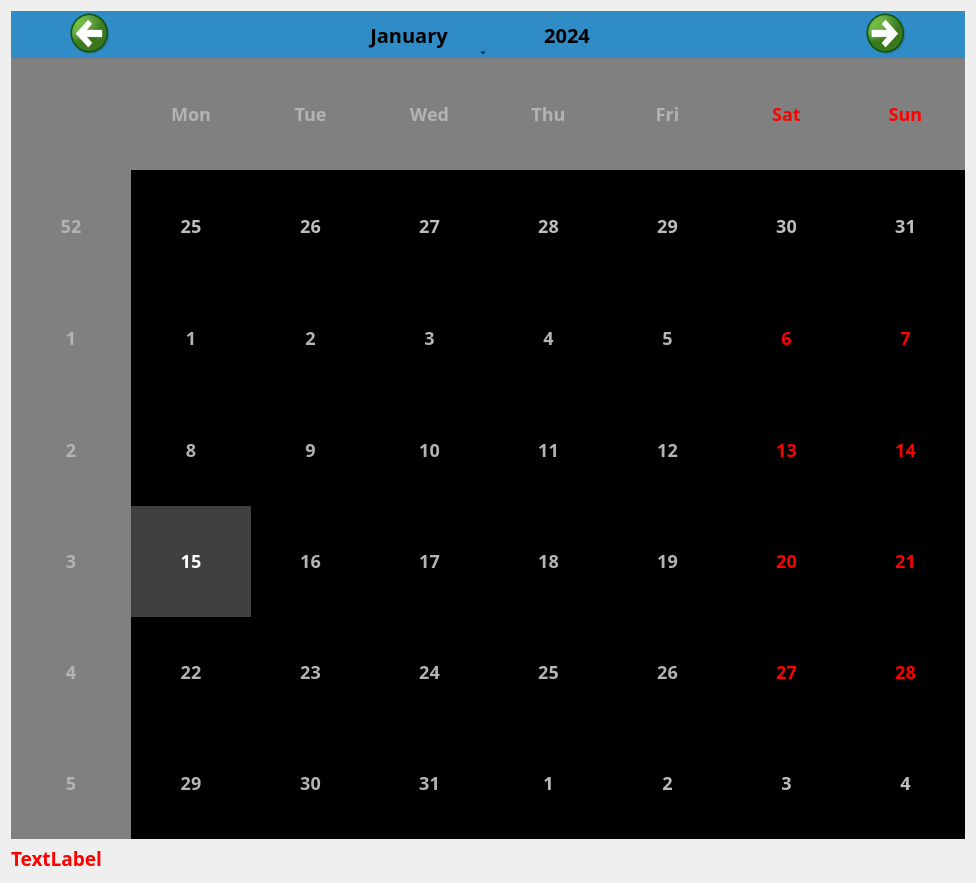
<?xml version="1.0" encoding="UTF-8"?>
<ui version="4.0">
 <class>Dialog</class>
 <widget class="QDialog" name="Dialog">
  <property name="geometry">
   <rect>
    <x>0</x>
    <y>0</y>
    <width>976</width>
    <height>883</height>
   </rect>
  </property>
  <property name="font">
   <font>
    <family>Segoe UI Black</family>
    <pointsize>14</pointsize>
    <weight>75</weight>
    <bold>true</bold>
   </font>
  </property>
  <property name="windowTitle">
   <string>PyQt5 QCalendar</string>
  </property>
  <layout class="QVBoxLayout" name="verticalLayout_2">
   <item>
    <layout class="QVBoxLayout" name="verticalLayout">
     <item>
      <widget class="QCalendarWidget" name="calendarWidget">
       <property name="styleSheet">
        <string notr="true">QCalendarWidget QToolButton{
	height: 40px;
	width:150px;
	color: black;
	font-size: 20px;
	icon-size: 56px;
	
}

QCalendarWidget QWidget{
	alternate-background-color: rgb(128, 128, 128);
}

QCalendarWidget QAbstractItemView:enabled {
	font-size: 18px;
	color: rgb(180,180, 180);
	background-color: black;
	selection-background-color: rgb(64, 64, 64);
	section-color: rgb(0, 255, 0);
	
}</string>
       </property>
      </widget>
     </item>
    </layout>
   </item>
   <item>
    <widget class="QLabel" name="label">
     <property name="styleSheet">
      <string notr="true">QLabel {
	color: red;
}</string>
     </property>
     <property name="text">
      <string>TextLabel</string>
     </property>
    </widget>
   </item>
  </layout>
 </widget>
 <resources/>
 <connections/>
</ui>
